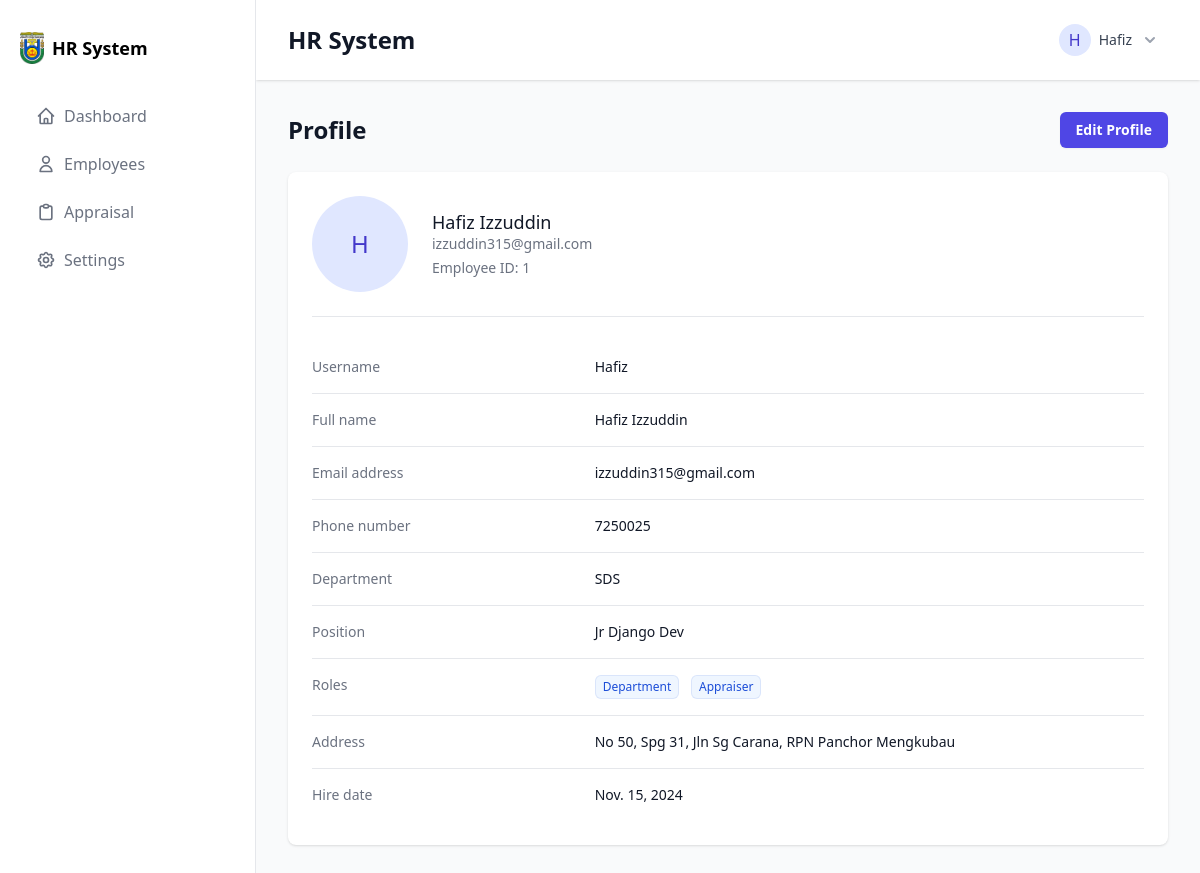
Before: /employees/profile/ (signed in) with the older database file.
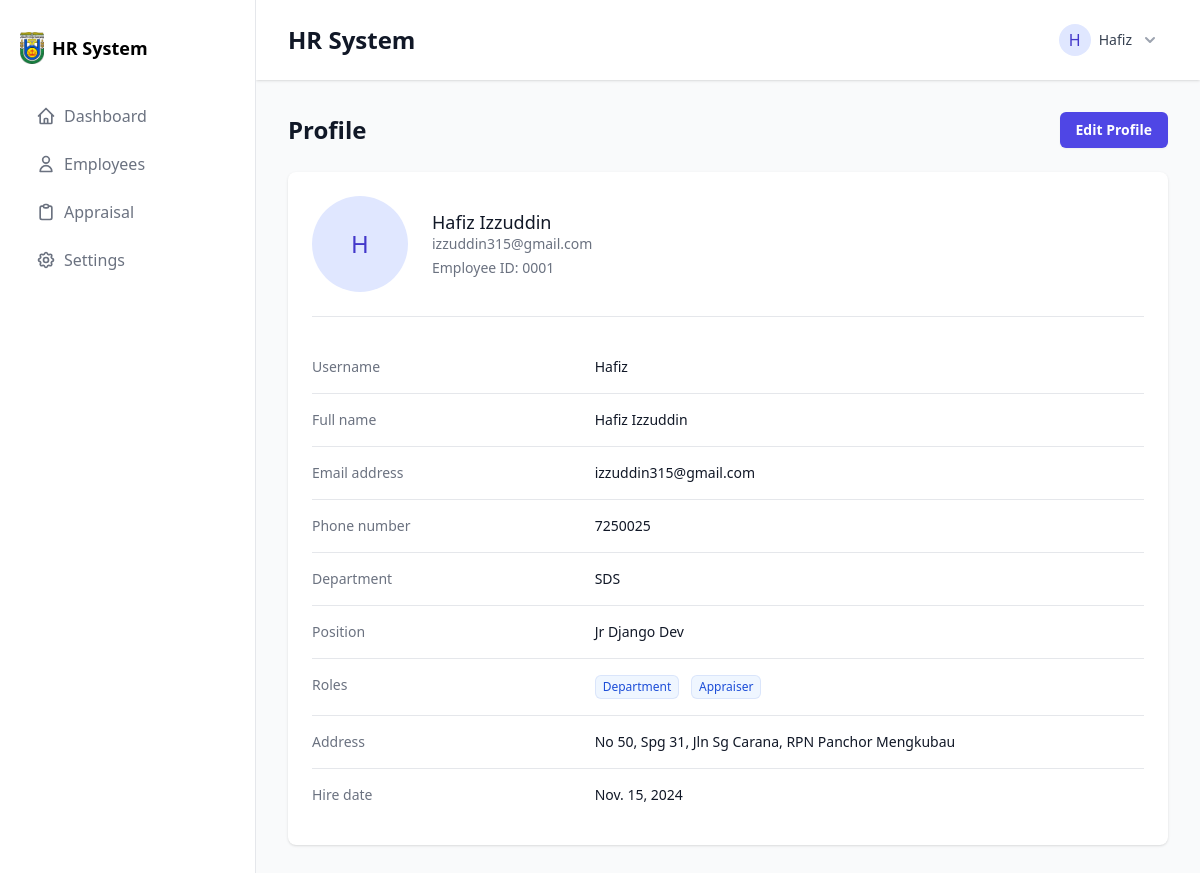
After: the same page with the newer database file.
### employees/models.py (models this page shows, shortened)
class Employee(models.Model):
    GENDER_CHOICES = [
        ('M', 'Male'),
        ('F', 'Female'),
        ('O', 'Other'),
        ('N', 'Prefer not to say'),
    ]
    gender = models.CharField(
        max_length=1,
        choices=GENDER_CHOICES,
        blank=True,
        null=True
    )
    employee_id = models.CharField(max_length=10, unique=True)
    user = models.OneToOneField(User, on_delete=models.CASCADE)
    first_name = models.CharField(max_length=100)
    last_name = models.CharField(max_length=100)
    email = models.EmailField(unique=True)
    phone_number = models.CharField(max_length=15)
    date_of_birth = models.DateField()
    hire_date = models.DateField()
    position = models.CharField(max_length=100)
    department = models.ForeignKey(Department, on_delete=models.SET_NULL, null=True)
    salary = models.DecimalField(max_digits=10, decimal_places=2)
    employee_status = models.CharField(max_length=50, choices=[('active', 'Active'), ('on_leave', 'On Leave'), ('inactive', 'Inactive')], default='active')
    roles = models.ManyToManyField('auth.Group', blank=True)
    address = models.TextField()
    profile_picture = models.ImageField(upload_to='employee_pics/', blank=True, null=True)

class Department(models.Model):
    name = models.CharField(max_length=100)
    description = models.TextField(blank=True)
    def __str__(self):
        return self.name

### employees/views.py (the view)
# urls.py: path('profile/', EmployeeProfileView.as_view(), name='profile'),
class EmployeeProfileView(LoginRequiredMixin, DetailView):
    model = Employee
    template_name = 'employees/profile.html'
    context_object_name = 'employee'
    def get_object(self, queryset=None):
        return self.request.user.employee

### employees/templates/employees/profile.html (shortened to what the changed rows need)
{% extends "base.html" %}
{% block content %}
<div class="space-y-6">
    <div class="flex items-center justify-between">
        <h1 class="text-2xl font-bold text-gray-900">Profile</h1>
    </div>
    <div class="bg-white shadow rounded-lg">
        <div class="px-4 py-5 sm:p-6">
            <div class="flex items-center space-x-6 mb-6">
                <div class="flex-shrink-0">
                    {% if employee.profile_picture %}
                        <img class="h-24 w-24 rounded-full object-cover" src="{{ employee.profile_picture.url }}" alt="Profile photo">
                    {% else %}
                        <div class="h-24 w-24 rounded-full bg-indigo-100 flex items-center justify-center">
                            <span class="text-2xl text-indigo-700 font-medium">{{ employee.user.username|first|upper }}</span>
                        </div>
                    {% endif %}
                </div>
                <div>
                    <h3 class="text-lg font-medium leading-6 text-gray-900">{{ employee.first_name }} {{ employee.last_name }}</h3>
                    <p class="text-sm text-gray-500">{{ employee.email }}</p>
                    <p class="text-sm text-gray-500 mt-1">Employee ID: {{ employee.employee_id }}</p>
                </div>
            </div>
            <div class="border-t border-gray-200 pt-6">
                <dl class="divide-y divide-gray-200">
                    <div class="py-4 sm:grid sm:grid-cols-3 sm:gap-4">
                        <dt class="text-sm font-medium text-gray-500">Username</dt>
                        <dd class="mt-1 text-sm text-gray-900 sm:col-span-2 sm:mt-0">
                            {{ employee.user.username }}
                        </dd>
                    </div>
                    <div class="py-4 sm:grid sm:grid-cols-3 sm:gap-4">
                        <dt class="text-sm font-medium text-gray-500">Full name</dt>
                        <dd class="mt-1 text-sm text-gray-900 sm:col-span-2 sm:mt-0">
                            {{ employee.first_name }} {{ employee.last_name }}
                        </dd>
                    </div>
                    <div class="py-4 sm:grid sm:grid-cols-3 sm:gap-4">
                        <dt class="text-sm font-medium text-gray-500">Email address</dt>
                        <dd class="mt-1 text-sm text-gray-900 sm:col-span-2 sm:mt-0">{{ employee.email }}</dd>
                    </div>
                    <div class="py-4 sm:grid sm:grid-cols-3 sm:gap-4">
                        <dt class="text-sm font-medium text-gray-500">Phone number</dt>
                        <dd class="mt-1 text-sm text-gray-900 sm:col-span-2 sm:mt-0">{{ employee.phone_number }}</dd>
                    </div>
                    <div class="py-4 sm:grid sm:grid-cols-3 sm:gap-4">
                        <dt class="text-sm font-medium text-gray-500">Department</dt>
                        <dd class="mt-1 text-sm text-gray-900 sm:col-span-2 sm:mt-0">{{ employee.department }}</dd>
                    </div>
                    <div class="py-4 sm:grid sm:grid-cols-3 sm:gap-4">
                        <dt class="text-sm font-medium text-gray-500">Position</dt>
                        <dd class="mt-1 text-sm text-gray-900 sm:col-span-2 sm:mt-0">{{ employee.position }}</dd>
                    </div>
                    <div class="py-4 sm:grid sm:grid-cols-3 sm:gap-4">
                        <dt class="text-sm font-medium text-gray-500">Address</dt>
                        <dd class="mt-1 text-sm text-gray-900 sm:col-span-2 sm:mt-0">{{ employee.address }}</dd>
                    </div>
                    <div class="py-4 sm:grid sm:grid-cols-3 sm:gap-4">
                        <dt class="text-sm font-medium text-gray-500">Hire date</dt>
                        <dd class="mt-1 text-sm text-gray-900 sm:col-span-2 sm:mt-0">{{ employee.hire_date }}</dd>
                    </div>
                </dl>
            </div>
        </div>
    </div>
</div>
{% endblock %}

Changed rows visible on the page:
changed Employee "Hafiz": employee_id "1" → "0001"
